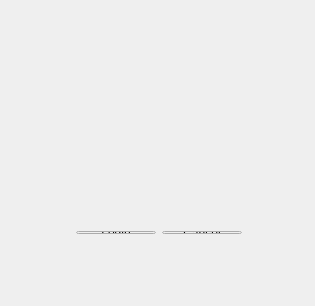
<?xml version="1.0" encoding="UTF-8"?>
<ui version="4.0">
 <class>Widget</class>
 <widget class="QWidget" name="Widget">
  <property name="geometry">
   <rect>
    <x>0</x>
    <y>0</y>
    <width>315</width>
    <height>306</height>
   </rect>
  </property>
  <property name="windowTitle">
   <string>Widget</string>
  </property>
  <widget class="QWidget" name="">
   <property name="geometry">
    <rect>
     <x>0</x>
     <y>80</y>
     <width>311</width>
     <height>22</height>
    </rect>
   </property>
   <layout class="QHBoxLayout" name="horizontalLayout">
    <item>
     <spacer name="horizontalSpacer">
      <property name="orientation">
       <enum>Qt::Horizontal</enum>
      </property>
      <property name="sizeHint" stdset="0">
       <size>
        <width>40</width>
        <height>20</height>
       </size>
      </property>
     </spacer>
    </item>
    <item>
     <widget class="QLabel" name="label_User">
      <property name="text">
       <string>User:</string>
      </property>
     </widget>
    </item>
    <item>
     <widget class="QLineEdit" name="lineEdit_User"/>
    </item>
    <item>
     <spacer name="horizontalSpacer_2">
      <property name="orientation">
       <enum>Qt::Horizontal</enum>
      </property>
      <property name="sizeHint" stdset="0">
       <size>
        <width>40</width>
        <height>20</height>
       </size>
      </property>
     </spacer>
    </item>
   </layout>
  </widget>
  <widget class="QWidget" name="">
   <property name="geometry">
    <rect>
     <x>0</x>
     <y>120</y>
     <width>311</width>
     <height>22</height>
    </rect>
   </property>
   <layout class="QHBoxLayout" name="horizontalLayout_2">
    <item>
     <spacer name="horizontalSpacer_3">
      <property name="orientation">
       <enum>Qt::Horizontal</enum>
      </property>
      <property name="sizeHint" stdset="0">
       <size>
        <width>40</width>
        <height>20</height>
       </size>
      </property>
     </spacer>
    </item>
    <item>
     <widget class="QLabel" name="label_Code">
      <property name="text">
       <string>Code:</string>
      </property>
     </widget>
    </item>
    <item>
     <widget class="QLineEdit" name="lineEdit_Code"/>
    </item>
    <item>
     <spacer name="horizontalSpacer_4">
      <property name="orientation">
       <enum>Qt::Horizontal</enum>
      </property>
      <property name="sizeHint" stdset="0">
       <size>
        <width>40</width>
        <height>20</height>
       </size>
      </property>
     </spacer>
    </item>
   </layout>
  </widget>
  <widget class="QWidget" name="">
   <property name="geometry">
    <rect>
     <x>3</x>
     <y>220</y>
     <width>311</width>
     <height>25</height>
    </rect>
   </property>
   <layout class="QHBoxLayout" name="horizontalLayout_3">
    <item>
     <spacer name="horizontalSpacer_5">
      <property name="orientation">
       <enum>Qt::Horizontal</enum>
      </property>
      <property name="sizeHint" stdset="0">
       <size>
        <width>40</width>
        <height>20</height>
       </size>
      </property>
     </spacer>
    </item>
    <item>
     <widget class="QPushButton" name="pushButton_Login">
      <property name="text">
       <string>Login</string>
      </property>
     </widget>
    </item>
    <item>
     <widget class="QPushButton" name="pushButton_Cancel">
      <property name="text">
       <string>Cancel</string>
      </property>
     </widget>
    </item>
    <item>
     <spacer name="horizontalSpacer_6">
      <property name="orientation">
       <enum>Qt::Horizontal</enum>
      </property>
      <property name="sizeHint" stdset="0">
       <size>
        <width>40</width>
        <height>20</height>
       </size>
      </property>
     </spacer>
    </item>
   </layout>
  </widget>
 </widget>
 <layoutdefault spacing="6" margin="11"/>
 <resources/>
 <connections/>
</ui>
